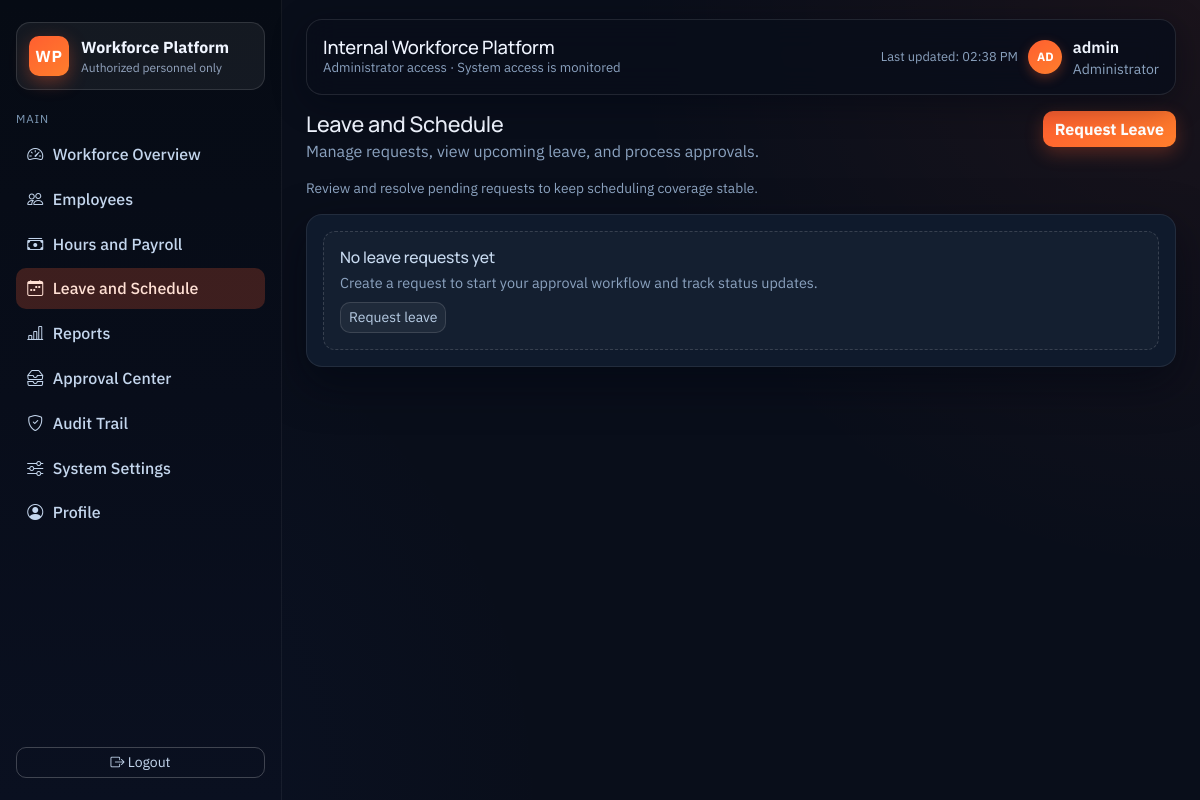
Before: /leave/ (signed in) with the older database file.
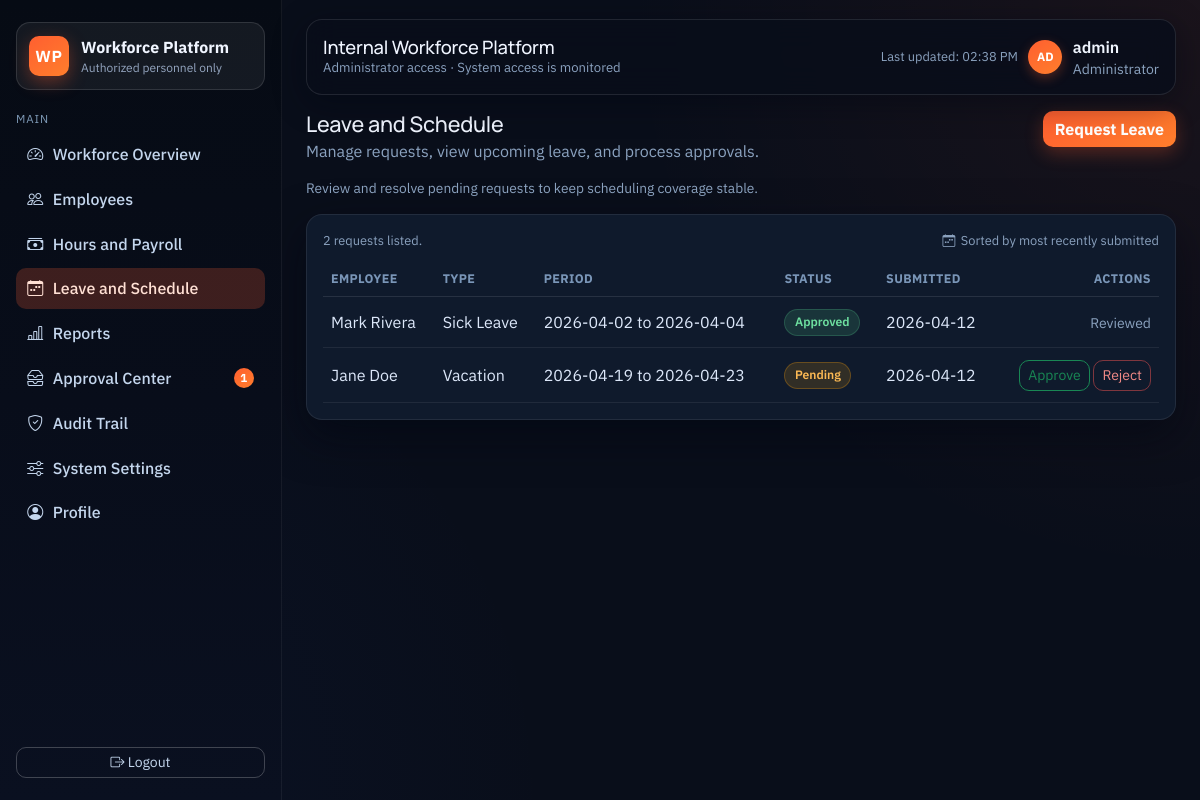
After: the same page with the newer database file.
### app/models.py (models this page shows, shortened)
class LeaveRequest(db.Model):
    __tablename__ = "leave_requests"
    id = db.Column(db.Integer, primary_key=True)
    employee_id = db.Column(db.Integer, db.ForeignKey("employees.id"), nullable=False)
    request_type = db.Column(db.String(60), nullable=False)
    start_date = db.Column(db.Date, nullable=False)
    end_date = db.Column(db.Date, nullable=False)
    reason = db.Column(db.Text, nullable=True)
    status = db.Column(db.String(32), nullable=False, default="Pending")
    submitted_at = db.Column(db.DateTime, default=datetime.utcnow)
    reviewed_by_id = db.Column(db.Integer, db.ForeignKey("users.id"), nullable=True)
    reviewed_at = db.Column(db.DateTime, nullable=True)
    employee = db.relationship("Employee", back_populates="leave_requests", lazy="joined")
    reviewed_by = db.relationship("User", foreign_keys=[reviewed_by_id], lazy="joined")

class Employee(db.Model):
    __tablename__ = "employees"
    id = db.Column(db.Integer, primary_key=True)
    first_name = db.Column(db.String(120), nullable=False)
    last_name = db.Column(db.String(120), nullable=False)
    email = db.Column(db.String(160), unique=True, nullable=False)
    phone = db.Column(db.String(40), nullable=True)
    department_id = db.Column(db.Integer, db.ForeignKey("departments.id"), nullable=True)
    job_title = db.Column(db.String(120), nullable=False, default="Employee")
    schedule = db.Column(db.String(64), nullable=False, default="Mon-Fri 9:00 AM - 5:00 PM")
    hourly_rate = db.Column(db.Float, nullable=False, default=25.0)
    overtime_multiplier = db.Column(db.Float, nullable=False, default=1.5)
    date_hired = db.Column(db.Date, nullable=False, default=date.today)
    address = db.Column(db.String(255), nullable=True)
    created_at = db.Column(db.DateTime, default=datetime.utcnow)
    department = db.relationship("Department", back_populates="employees", lazy="joined")
    user = db.relationship("User", back_populates="employee", uselist=False)
    payroll_records = db.relationship(
        "PayrollRecord",
        back_populates="employee",
        cascade="all, delete-orphan",
        lazy="select",
    )
    leave_requests = db.relationship(
        "LeaveRequest",
        back_populates="employee",
        cascade="all, delete-orphan",
        lazy="select",
    )
    attendance_records = db.relationship(
        "Attendance",
        back_populates="employee",
        cascade="all, delete-orphan",
        lazy="select",
    )
    def full_name(self):
        return f"{self.first_name} {self.last_name}"

### app/routes/leaves.py (the view, shortened to what this page needs)
@leave_bp.route("/")
@login_required
def index():
    if current_user.has_admin_access():
        requests = LeaveRequest.query.options(joinedload(LeaveRequest.employee)).order_by(LeaveRequest.submitted_at.desc()).all()
    return render_template(
        "leave.html",
        active_page="leave",
        requests=requests,
        employee=get_current_employee(),
    )

### app/models.py (called while the page is built)
    @classmethod
    def label(cls, role: str) -> str:
        mapping = {
            cls.EXECUTIVE: "Executive",
            cls.ADMIN: "Administrator",
            cls.HR: "HR",
            cls.PAYROLL: "Payroll Admin",
            cls.MANAGER: "Manager",
            cls.EMPLOYEE: "Employee",
        }
        if not role:
            return "Unknown"
        return mapping.get(role, role.title())

    def has_admin_access(self) -> bool:
        return self.role in Role.ADMIN_LIKE

### app/routes/auth.py (called while the page is built)
@login_manager.user_loader
def load_user(user_id):
    return User.query.get(int(user_id))

### app/utils.py (called while the page is built)
def get_current_employee():
    if current_user.is_authenticated and current_user.employee_id:
        return Employee.query.options(joinedload(Employee.department)).get(current_user.employee_id)
    return None

### app/templates/leave.html (shortened to what this page needs)
{% extends "base.html" %}
{% import "_components.html" as ui %}
{% block content %}
{% call ui.page_header('Leave and Schedule', 'Manage requests, view upcoming leave, and process approvals.') %}
  <a class="btn btn-primary" href="{{ url_for('leave.submit') }}">Request Leave</a>
{% endcall %}
<p class="section-note mb-3">{{ 'Review and resolve pending requests to keep scheduling coverage stable.' if current_user.has_admin_access() else 'Submit requests early for faster approvals and cleaner coverage planning.' }}</p>
<div class="surface-card">
  {% if requests %}
    <div class="table-toolbar">
      <p class="muted-meta mb-0">{{ requests|length }} request{{ '' if requests|length == 1 else 's' }} listed.</p>
      <span class="meta-inline"><i class="bi bi-calendar-week"></i>Sorted by most recently submitted</span>
    </div>
    <div class="table-responsive">
      <table class="table table-hover align-middle mb-0">
        <thead><tr><th>Employee</th><th>Type</th><th>Period</th><th>Status</th><th>Submitted</th>{% if current_user.has_admin_access() %}<th class="text-end">Actions</th>{% endif %}</tr></thead>
        <tbody>
          {% for request in requests %}
            <tr>
              <td>{{ request.employee.full_name() }}</td>
              <td>{{ request.request_type }}</td>
              <td>{{ request.start_date }} to {{ request.end_date }}</td>
              <td><span class="status-badge status-{{ request.status|lower }}">{{ request.status }}</span></td>
              <td>{{ request.submitted_at.strftime('%Y-%m-%d') }}</td>
              {% if current_user.has_admin_access() %}
                <td class="text-end">
                  {% if request.status == 'Pending' %}
                    <form method="post" action="{{ url_for('leave.review', request_id=request.id) }}" class="d-inline"><input type="hidden" name="action" value="approve" /><button class="btn btn-sm btn-outline-success" type="submit">Approve</button></form>
                    <form method="post" action="{{ url_for('leave.review', request_id=request.id) }}" class="d-inline"><input type="hidden" name="action" value="reject" /><button class="btn btn-sm btn-outline-danger" type="submit">Reject</button></form>
                  {% else %}
                    <span class="small text-muted">Reviewed</span>
                  {% endif %}
                </td>
              {% endif %}
            </tr>
          {% endfor %}
        </tbody>
      </table>
    </div>
  {% else %}
    {{ ui.empty_state('No leave requests yet', 'Create a request to start your approval workflow and track status updates.', 'Request leave', url_for('leave.submit')) }}
  {% endif %}
</div>
{% endblock %}

### app/templates/base.html (shortened to what this page needs)
<!doctype html>
<html lang="en">
  <head>
    <link href="https://cdn.jsdelivr.net/npm/bootstrap@5.3.2/dist/css/bootstrap.min.css" rel="stylesheet" />
    <link rel="stylesheet" href="https://cdn.jsdelivr.net/npm/bootstrap-icons@1.11.3/font/bootstrap-icons.min.css" />
    <link rel="stylesheet" href="{{ url_for('static', filename='css/site.css') }}" />
  </head>
  <body>
    {% if current_user.is_authenticated %}
      <div class="app-shell">
        <aside class="app-sidebar">
          <div>
            <div class="brand-block">
              <div class="brand-mark">WP</div>
              <div>
                <div class="brand-title">Workforce Platform</div>
                <div class="brand-caption">Authorized personnel only</div>
              </div>
            </div>
            <div class="nav-group-title">Main</div>
            <nav class="nav flex-column nav-enterprise">
              {% if current_user.has_admin_access() %}
                <a class="nav-link {% if active_page == 'dashboard' %}active{% endif %}" href="{{ url_for('employees.dashboard') }}"><i class="bi bi-speedometer2"></i> Workforce Overview</a>
                <a class="nav-link {% if active_page == 'employees' %}active{% endif %}" href="{{ url_for('employees.employee_directory') }}"><i class="bi bi-people"></i> Employees</a>
                <a class="nav-link {% if active_page == 'payroll' %}active{% endif %}" href="{{ url_for('employees.payroll') }}"><i class="bi bi-cash-stack"></i> Hours and Payroll</a>
                <a class="nav-link {% if active_page == 'leave' %}active{% endif %}" href="{{ url_for('leave.index') }}"><i class="bi bi-calendar-week"></i> Leave and Schedule</a>
                <a class="nav-link {% if active_page == 'reports' %}active{% endif %}" href="{{ url_for('reports.index') }}"><i class="bi bi-bar-chart-line"></i> Reports</a>
                <a class="nav-link {% if active_page == 'notifications' %}active{% endif %}" href="{{ url_for('notifications.index') }}"><i class="bi bi-inboxes"></i> Approval Center {% if unread_notification_count > 0 %}<span class="pill-count">{{ unread_notification_count }}</span>{% endif %}</a>
                <a class="nav-link {% if active_page == 'audit' %}active{% endif %}" href="{{ url_for('audit.index') }}"><i class="bi bi-shield-check"></i> Audit Trail</a>
                <a class="nav-link {% if active_page == 'settings' %}active{% endif %}" href="{{ url_for('employees.settings') }}"><i class="bi bi-sliders"></i> System Settings</a>
              {% endif %}
              <a class="nav-link {% if active_page == 'profile' %}active{% endif %}" href="{{ url_for('employees.profile') }}"><i class="bi bi-person-circle"></i> Profile</a>
            </nav>
          </div>
          <a class="btn btn-outline-light btn-sm" href="{{ url_for('auth.logout') }}"><i class="bi bi-box-arrow-right"></i> Logout</a>
        </aside>
        <main class="app-main">
          <header class="app-topbar">
            <div>
              <h1 class="topbar-title">{{ page_title or 'Internal Workforce Platform' }}</h1>
              <div class="topbar-caption">{{ role_label(current_user.role) }} access · System access is monitored</div>
            </div>
            <div class="topbar-user">
              <div class="text-end">
                <div class="muted-meta">Last updated: <span id="lastUpdatedLabel">just now</span></div>
              </div>
              <div class="avatar-chip">{{ current_user.username[:2]|upper }}</div>
              <div>
                <div class="fw-semibold" style="color:#f0f5ff">{{ current_user.username }}</div>
                <div class="small text-muted">{{ role_label(current_user.role) }}</div>
              </div>
            </div>
          </header>
          <section class="app-content">
    {% endif %}
    {% block content %}{% endblock %}
    {% if current_user.is_authenticated %}
          </section>
        </main>
      </div>
    {% else %}
      </main>
    {% endif %}
  </body>
</html>

Changed rows visible on the page:
added LeaveRequest: employee.full_name "Mark Rivera", request_type "Sick Leave", start_date "2026-04-02", end_date "2026-04-04", status "Approved", submitted_at "2026-04-12", shows "Reviewed"
added LeaveRequest: employee.full_name "Jane Doe", request_type "Vacation", start_date "2026-04-19", end_date "2026-04-23", status "Pending", submitted_at "2026-04-12"
Other visible differences:
{{ unread_notification_count }}: (not shown) → "1"
{{ requests|length }}: (not shown) → "2"
{{ '' if requests|length == 1 else 's' }}: (not shown) → "s"
{{ title }}: "No leave requests yet" → (not shown)
{{ body }}: "Create a request to start your approval workflow and track status updates." → (not shown)
{{ action_text }}: "Request leave" → (not shown)
text now shown: "request listed. Sorted by most recently submitted EMPLOYEE TYPE PERIOD STATUS SUBMITTED ACTIONS"
